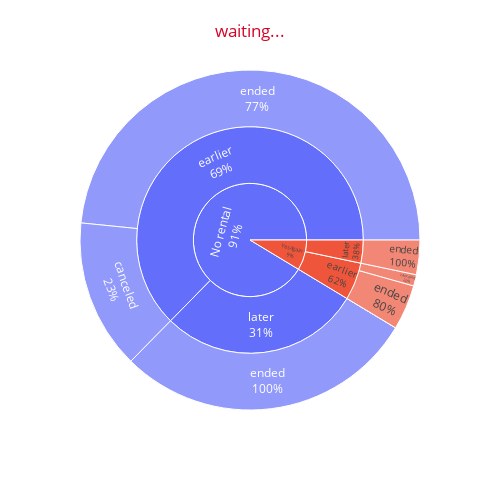

Notebook code cell kept with this figure:
### Code cell
# proportion of canceled rentals for the whole rentals
fig = px.sunburst(pd.DataFrame(df.groupby(['rented_again', 'late', 'state'], as_index=False).size()),
                    path = ['rented_again', 'late', 'state'],
                    values='size',
                )
fig.update_traces(textinfo="label+percent parent")
fig.update_layout(title={'text': "waiting...", 'y':0.95, 'x':0.5, 'xanchor': 'center', 'yanchor': 'top'},
                    autosize=False,
                    height=500,
                    width=500,
                    title_font_color="#D50425")
fig.show()

### Figure 1 — Plotly figure (JSON) as saved in the notebook; plotly's stock layout.template omitted (floating-point values rounded to 4 significant figures)
{"data": [{"branchvalues": "total", "domain": {"x": [0, 1], "y": [0, 1]}, "hovertemplate": "labels=%{label}<br>size=%{value}<br>parent=%{parent}<br>id=%{id}<extra></extra>", "ids": ["No rental/earlier/canceled", "Yes again/earlier/canceled", "No rental/later/canceled", "No rental/earlier/ended", "Yes again/earlier/ended", "No rental/later/ended", "Yes again/later/ended", "No rental/earlier", "Yes again/earlier", "No rental/later", "Yes again/later", "No rental", "Yes again"], "labels": ["canceled", "canceled", "canceled", "ended", "ended", "ended", "ended", "earlier", "earlier", "later", "later", "No rental", "Yes again"], "name": "", "parents": ["No rental/earlier", "Yes again/earlier", "No rental/later", "No rental/earlier", "Yes again/earlier", "No rental/later", "Yes again/later", "No rental", "Yes again", "No rental", "Yes again", "", ""], "textinfo": "label+percent parent", "type": "sunburst", "values": [3035, 229, 1, 10313, 913, 6120, 699, 13348, 1142, 6121, 699, 19469, 1841]}], "layout": {"autosize": false, "height": 500, "legend": {"tracegroupgap": 0}, "margin": {"t": 60}, "title": {"font": {"color": "#D50425"}, "text": "waiting...", "x": 0.5, "xanchor": "center", "y": 0.95, "yanchor": "top"}, "width": 500}}
